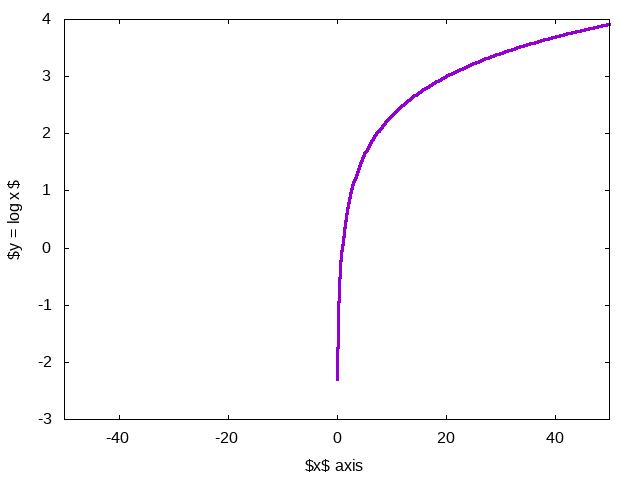

Write the gnuplot code that produced this figure.
set terminal png
set output "log.png"
#set size 1,2
set key top left
#set grid
set xrange[-50:50]
#set title "The log function"
set xlabel "$x$ axis"
set ylabel "$y = \\log{x}$"
plot log(x) with lines lw 3 notitle


